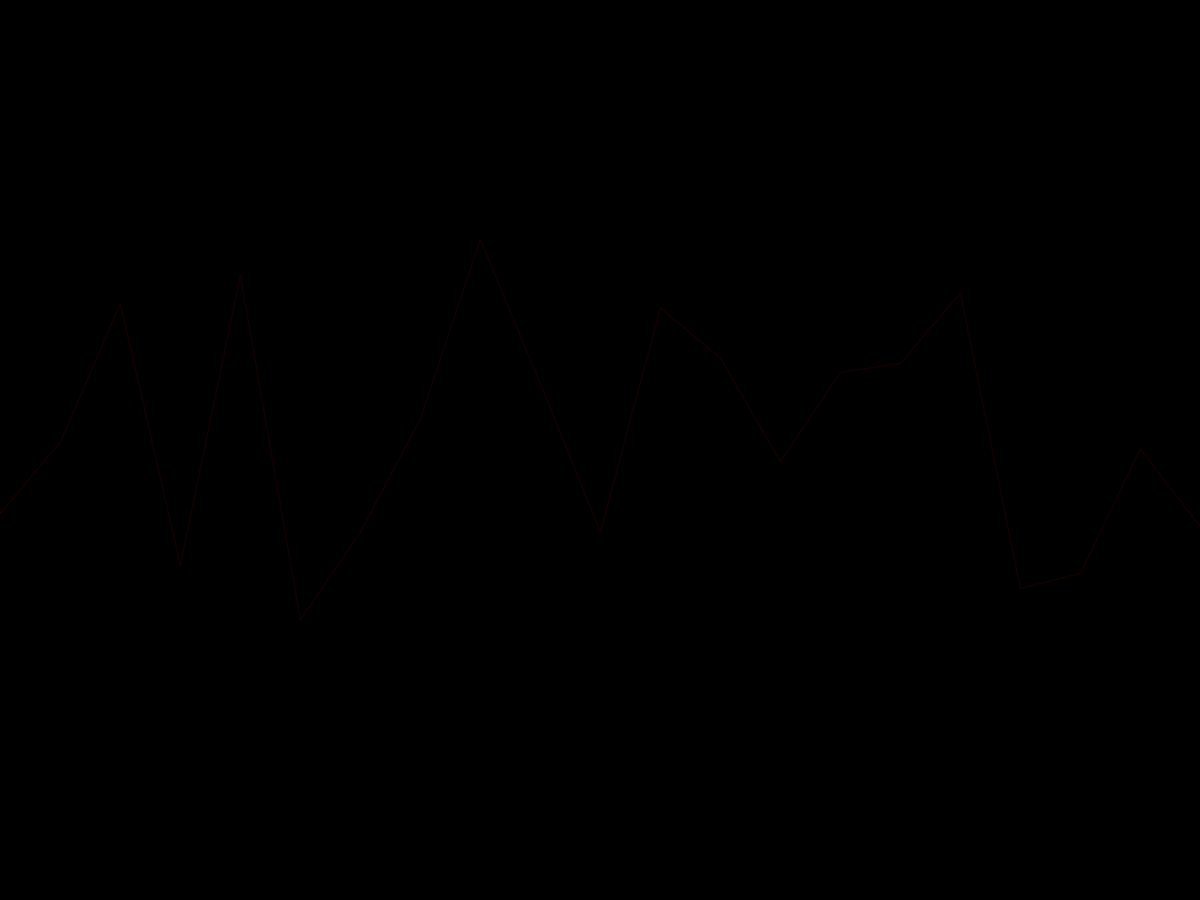
Frame 1 (no input)
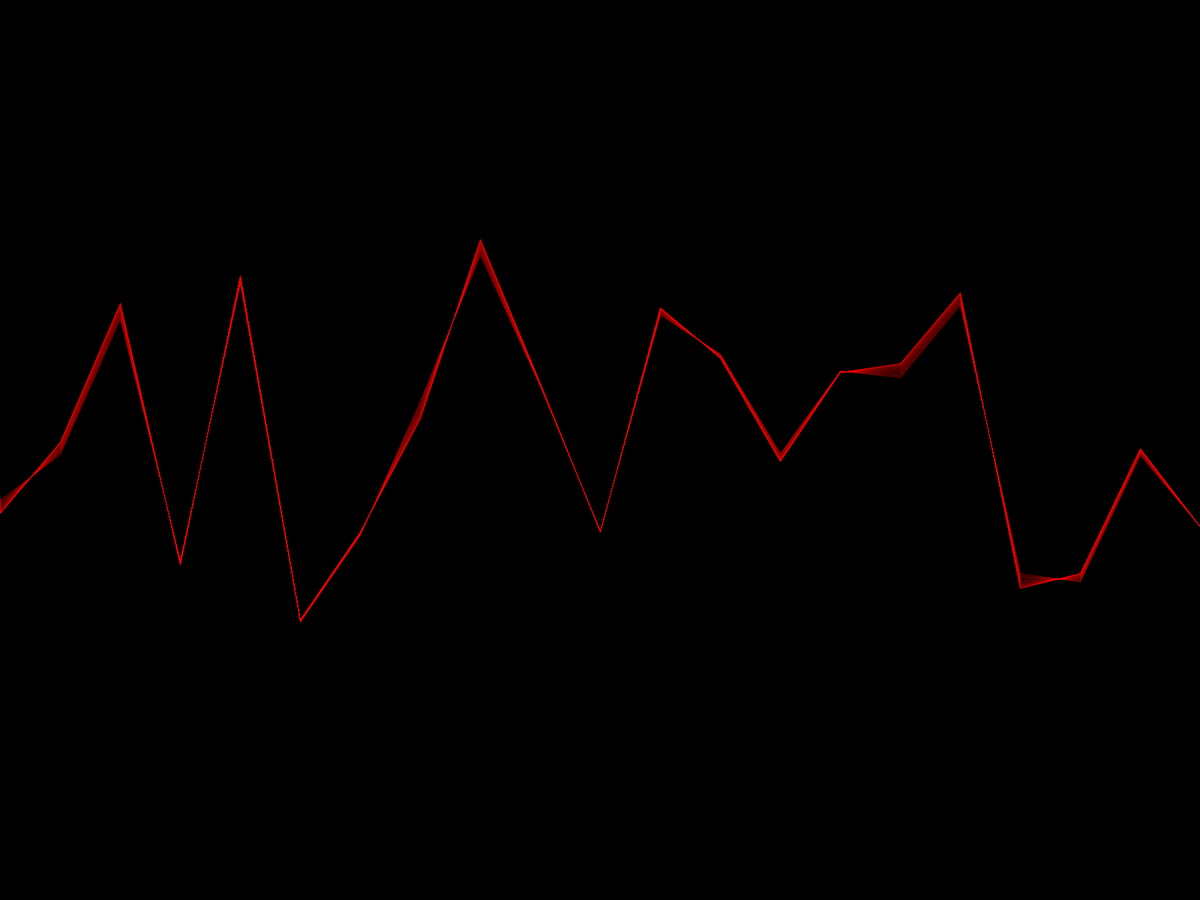
Frame 60 (the mouse pressed at the canvas centre just before this capture)
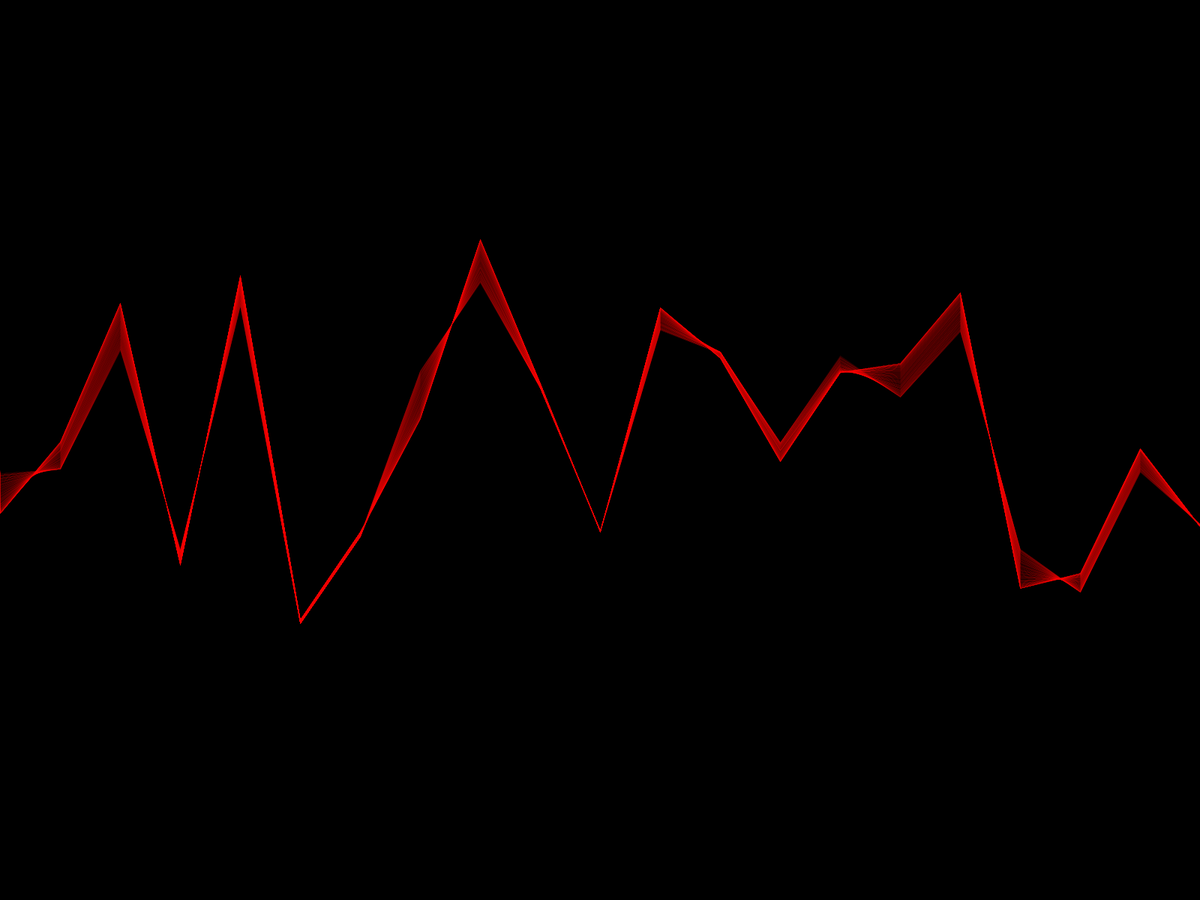
Frame 120 (the mouse held since frame 60 and released just before this capture)

The Processing sketch that drew these frames (run headless with seeded random() and noise(); from frame 60 on, the mouse is pressed at the canvas centre):

// Processing sketch: RedNOIZE
// ── RedNOIZE.pde
int getY(float x) {
  //return (int)random(-100,100);
  return (int)(400.0-800.0*noise(x));
}

int getX(float y) {
  return (int)(400.0-800.0*noise(0,y));
};


float t = 0;
float detail = 80;

void setup() {
    fullScreen();
    background(0);
    
    

}


void draw() {
    t += 0.001;
    //background(0);
    strokeWeight(2);
    stroke(255);
    //line(0,height/2, width, height/2);
  
    
  
    float lastY = getY(0);
    float nowY = 0;
    
    float lastX = getX(0);
    float nowX = 0;
    
    for (int x = 0; x < width + 100; x += detail) {
      nowY = height/2-getY(x+t);
      //nowX = width/2-getX(nowY + t);
      noStroke();
      fill(0,0,255);
      //ellipse(x, nowY,5, 5);
      //ellipse(nowX, nowY,5, 5);
      stroke(255*(nowY/20),0,0);
      noFill();
      stroke(255,0,0);
      strokeWeight(0.1);
      line(x-detail, lastY, x, nowY);
      //line(lastX, lastY, nowX, nowY);
      //bezier(x-detail, lastY, x, nowY, 100, 800, 100, 100);
      //bezier(lastX, lastY, nowX, nowY, 100, 800, 100, 100);
      lastY = nowY;
      //lastX = nowX;
    }
  
  

}
